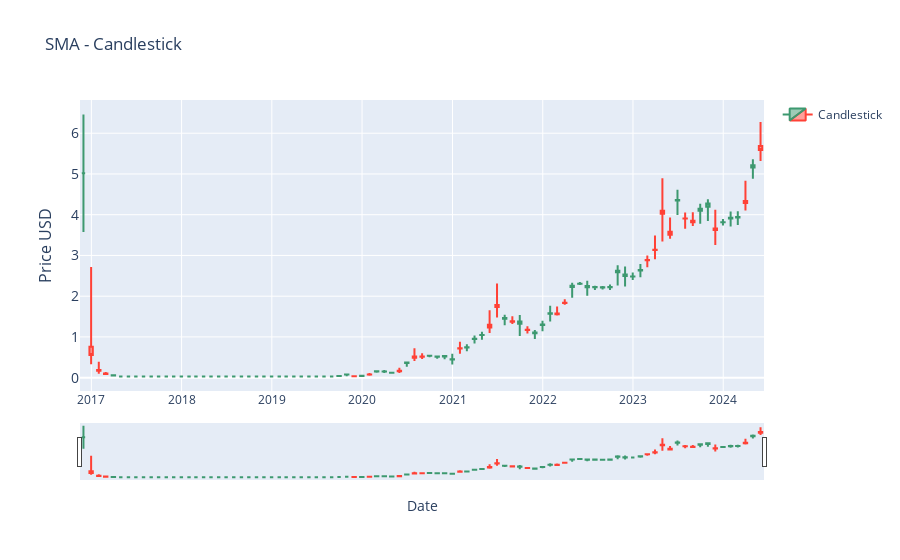

The notebook cell saved with this chart:
### Code cell
# SIMPLE Moving Average (SMA) -  CANDLESTICK  
 # | Part of Moving Averages (2) block

# NOTE: this produces candlesticks based on (specified time frame e.g. Weekly) data


import plotly.graph_objects as go
import pandas as pd
from ipywidgets import interact, DatePicker
import numpy as np

# renames current item to df
df = current_item.copy()

# Resample the data to weekly timeframe
# NOTE: Range can be altered: 'W' (week), 'M' (Month), '2D' (2 Days)
new_data = df.resample('M').agg({
    'price_usd': ['max', 'min', 'mean', 'median'],
    'volume': 'sum'
})


# Slices the multi-level columns and renames
new_data.columns = ['high', 'low', 'mean','median', 'volume']
# print(new_data.head(10))

# Function to update the graph based on the selected date range
def update_graph(start_date, end_date):


    mask = (new_data.index >= pd.to_datetime(start_date)) & (new_data.index <= pd.to_datetime(end_date))
    filtered_data = new_data.loc[mask]

    
    # Creating the candlestick chart
    fig = go.Figure(data=[go.Candlestick(x=filtered_data.index,
                                         open=filtered_data['mean'],
                                         high=filtered_data['high'],
                                         low=filtered_data['low'],
                                         close=filtered_data['median'],
                                         name='Candlestick')])
    


    # Formatting
    fig.update_layout(
        title='SMA - Candlestick',
        xaxis_title='Date',
        yaxis_title='Price USD',
        yaxis=dict(
            title='Price USD',
            titlefont_size=16,
            tickfont_size=14,
        ),
        
        showlegend=True
    )

    fig.show()


# Creating interactive widgets for date selection
start_date_picker = DatePicker(description='Start Date', value=START_DATE)
end_date_picker = DatePicker(description='End Date', value=END_DATE)

# Display the interactive widget
interact(update_graph, start_date=start_date_picker, end_date=end_date_picker)
